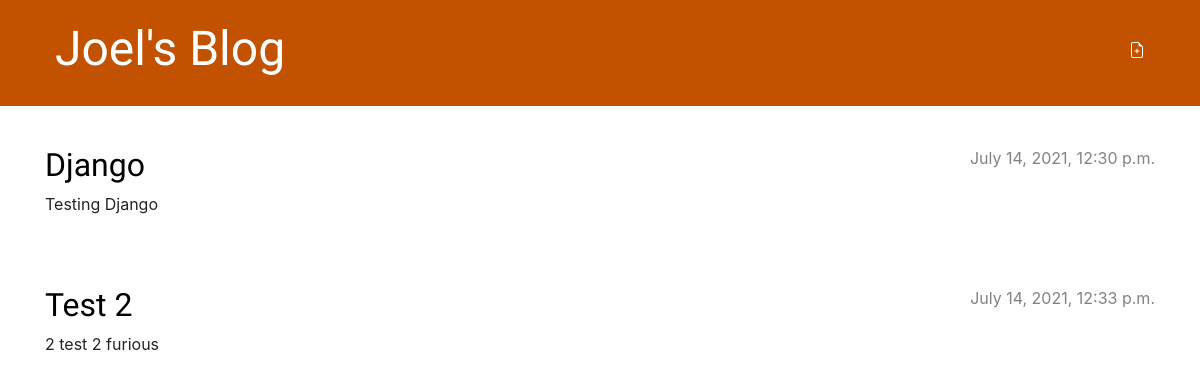
The app's page /, older data.
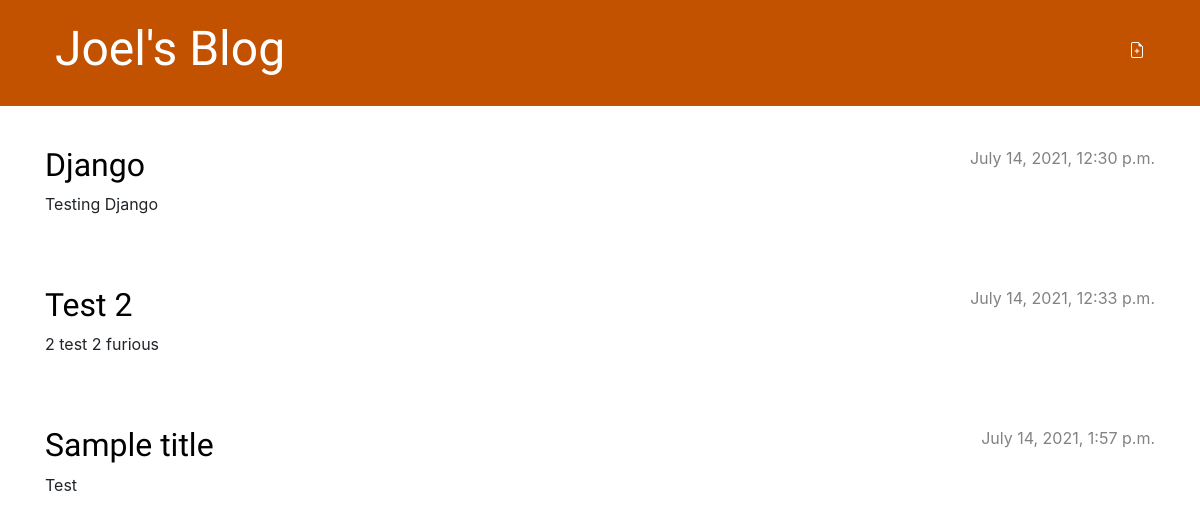
The same page, newer data.
### blog/models.py (models this page shows, shortened)
class Post(models.Model):
    author = models.ForeignKey(settings.AUTH_USER_MODEL, on_delete=models.CASCADE)
    title = models.CharField(max_length=200)
    text = models.TextField()
    created_date = models.DateTimeField(default=timezone.now)
    published_date = models.DateTimeField(blank=True, null=True)

### blog/views.py (the view)
# urls.py: path('', views.post_list, name='post_list'),
def post_list(request):
    posts = Post.objects.filter(published_date__lte=timezone.now()).order_by('published_date')
    return render(request, 'blog/post_list.html', {'posts': posts})

### blog/templates/blog/post_list.html
{% extends 'blog/base.html' %}
{% block content %}
    {% for post in posts %}
        <article class="post">
            <time class="date">
                {{ post.published_date }}
            </time>
            <h2><a href="{% url 'post_detail' pk=post.pk %}">{{ post.title }}</a></h2>
            <p>{{ post.text|linebreaksbr }}</p>
        </article>
    {% endfor %}
{% endblock %}

Row changes from the older to the newer data that the page shows:
added Post: published_date "July 14, 2021, 1:57 p.m.", title "Sample title", text "Test"
